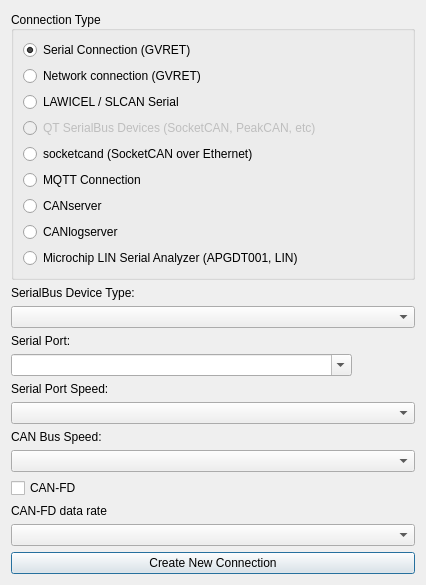
<?xml version="1.0" encoding="UTF-8"?>
<ui version="4.0">
 <class>NewConnectionDialog</class>
 <widget class="QDialog" name="NewConnectionDialog">
  <property name="geometry">
   <rect>
    <x>0</x>
    <y>0</y>
    <width>426</width>
    <height>540</height>
   </rect>
  </property>
  <property name="windowTitle">
   <string>New Connection</string>
  </property>
  <layout class="QVBoxLayout" name="verticalLayout">
   <item>
    <widget class="QGroupBox" name="gbType">
     <property name="title">
      <string>Connection Type</string>
     </property>
     <property name="alignment">
      <set>Qt::AlignLeading|Qt::AlignLeft|Qt::AlignVCenter</set>
     </property>
     <layout class="QGridLayout" name="gridLayout">
      <item row="4" column="0">
       <widget class="QRadioButton" name="rbKayak">
        <property name="text">
         <string>socketcand (SocketCAN over Ethernet)</string>
        </property>
       </widget>
      </item>
      <item row="3" column="0">
       <widget class="QRadioButton" name="rbSocketCAN">
        <property name="enabled">
         <bool>false</bool>
        </property>
        <property name="text">
         <string>QT SerialBus Devices (SocketCAN, PeakCAN, etc)</string>
        </property>
       </widget>
      </item>
      <item row="5" column="0">
       <widget class="QRadioButton" name="rbMQTT">
        <property name="text">
         <string>MQTT Connection</string>
        </property>
       </widget>
      </item>
      <item row="0" column="0">
       <widget class="QRadioButton" name="rbGVRET">
        <property name="text">
         <string>Serial Connection (GVRET)</string>
        </property>
        <property name="checked">
         <bool>true</bool>
        </property>
       </widget>
      </item>
      <item row="1" column="0">
       <widget class="QRadioButton" name="rbRemote">
        <property name="text">
         <string>Network connection (GVRET)</string>
        </property>
       </widget>
      </item>
      <item row="2" column="0">
       <widget class="QRadioButton" name="rbLawicel">
        <property name="text">
         <string>LAWICEL / SLCAN Serial</string>
        </property>
       </widget>
      </item>
      <item row="6" column="0">
       <widget class="QRadioButton" name="rbCANserver">
        <property name="text">
         <string>CANserver</string>
        </property>
       </widget>
      </item>
      <item row="7" column="0">
       <widget class="QRadioButton" name="rbCanlogserver">
        <property name="text">
         <string>CANlogserver</string>
        </property>
       </widget>
      </item>
      <item row="9" column="0">
       <widget class="QRadioButton" name="rbApgdt001">
        <property name="text">
         <string>Microchip LIN Serial Analyzer (APGDT001, LIN)</string>
        </property>
       </widget>
      </item>
     </layout>
    </widget>
   </item>
   <item>
    <widget class="QLabel" name="lblDeviceType">
     <property name="text">
      <string>SerialBus Device Type:</string>
     </property>
    </widget>
   </item>
   <item>
    <widget class="QComboBox" name="cbDeviceType"/>
   </item>
   <item>
    <widget class="QLabel" name="lPort">
     <property name="sizePolicy">
      <sizepolicy hsizetype="Minimum" vsizetype="Minimum">
       <horstretch>0</horstretch>
       <verstretch>0</verstretch>
      </sizepolicy>
     </property>
     <property name="text">
      <string>Serial Port:</string>
     </property>
    </widget>
   </item>
   <item>
    <widget class="QComboBox" name="cbPort">
     <property name="sizePolicy">
      <sizepolicy hsizetype="Expanding" vsizetype="Fixed">
       <horstretch>0</horstretch>
       <verstretch>0</verstretch>
      </sizepolicy>
     </property>
     <property name="maximumSize">
      <size>
       <width>341</width>
       <height>16777215</height>
      </size>
     </property>
     <property name="editable">
      <bool>true</bool>
     </property>
    </widget>
   </item>
   <item>
    <widget class="QLabel" name="lblSerialSpeed">
     <property name="text">
      <string>Serial Port Speed:</string>
     </property>
    </widget>
   </item>
   <item>
    <widget class="QComboBox" name="cbSerialSpeed"/>
   </item>
   <item>
    <widget class="QLabel" name="lblCANSpeed">
     <property name="text">
      <string>CAN Bus Speed:</string>
     </property>
    </widget>
   </item>
   <item>
    <widget class="QComboBox" name="cbCANSpeed"/>
   </item>
   <item>
    <widget class="QCheckBox" name="cbCanFd">
     <property name="text">
      <string>CAN-FD</string>
     </property>
    </widget>
   </item>
   <item>
    <widget class="QLabel" name="lblDataRate">
     <property name="text">
      <string>CAN-FD data rate</string>
     </property>
    </widget>
   </item>
   <item>
    <widget class="QComboBox" name="cbDataRate"/>
   </item>
   <item>
    <spacer name="verticalSpacer">
     <property name="orientation">
      <enum>Qt::Vertical</enum>
     </property>
     <property name="sizeHint" stdset="0">
      <size>
       <width>20</width>
       <height>40</height>
      </size>
     </property>
    </spacer>
   </item>
   <item>
    <widget class="QPushButton" name="btnOK">
     <property name="text">
      <string>Create New Connection</string>
     </property>
    </widget>
   </item>
  </layout>
 </widget>
 <resources/>
 <connections/>
</ui>
